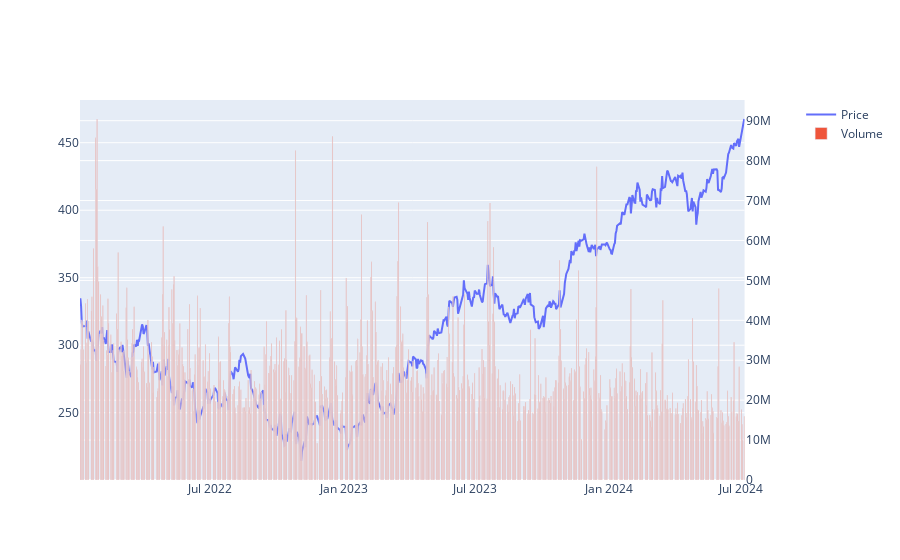

The notebook cell saved with this chart:
### Markdown cell above
##### Overlay the trading volume

### Code cell
fig2 = make_subplots(specs=[[{"secondary_y": True}]])
fig2.add_trace(go.Scatter(x=data.index,y=data['Close'],name='Price'),secondary_y=False)
fig2.add_trace(go.Bar(x=data.index,y=data['Volume'],name='Volume'),secondary_y=True)
fig2.show()

### Figure 1 — Plotly figure (JSON) as saved in the notebook; plotly's stock layout.template omitted (floating-point values rounded to 4 significant figures; data arrays with more than 128 entries replaced by an {"elided": "..."} marker saying what was removed)
{"data": [{"name": "Price", "type": "scatter", "x": {"elided": "629 str values"}, "xaxis": "x", "y": {"elided": "629 float values"}, "yaxis": "y"}, {"name": "Volume", "type": "bar", "x": {"elided": "629 str values"}, "xaxis": "x", "y": {"elided": "629 int values"}, "yaxis": "y2"}], "layout": {"xaxis": {"anchor": "y", "domain": [0, 0.94]}, "yaxis": {"anchor": "x", "domain": [0, 1]}, "yaxis2": {"anchor": "x", "overlaying": "y", "side": "right"}}}
